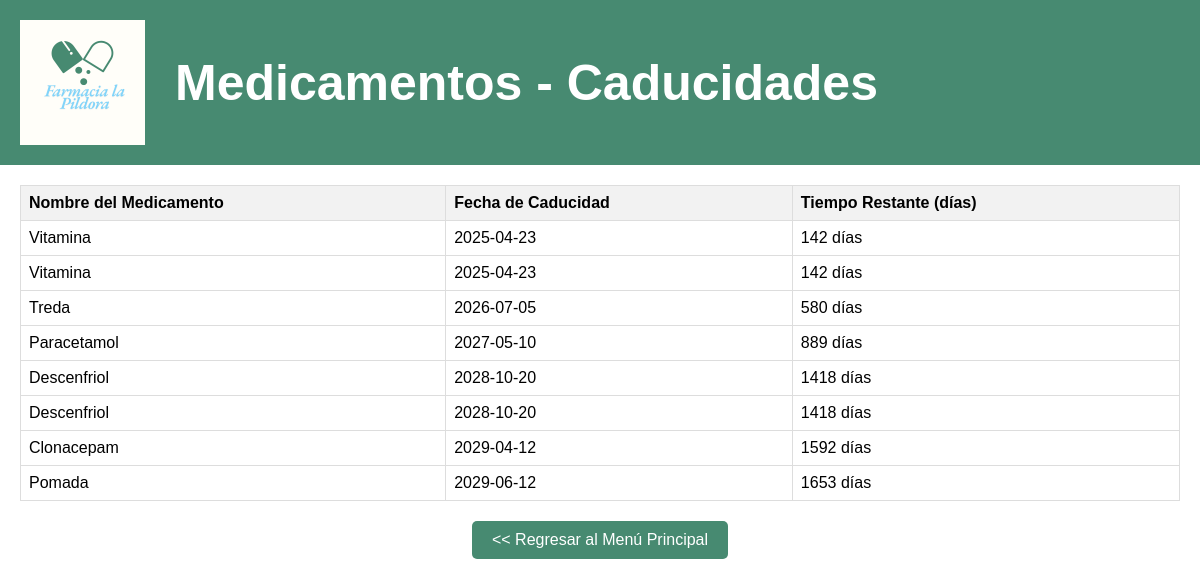
/Caducidades.php, run on the app's committed database.
### tables this page shows
CREATE TABLE `Medicamentos` (
  `idProducto` int NOT NULL,
  `Nombre` varchar(50) DEFAULT NULL,
  `idClasificacion` int DEFAULT NULL,
  `FechaCaducidad` date DEFAULT NULL,
  `Cantidad` int DEFAULT NULL,
  `PrecioCompra` decimal(10,2) DEFAULT NULL,
  `PrecioVenta` decimal(10,2) DEFAULT NULL,
  `idProvedor` int DEFAULT NULL,
  `E_Regresable` int DEFAULT NULL,
  `Descripcion` varchar(700) DEFAULT NULL,
  `Fecha de entrada` date DEFAULT NULL,
  `Lote` int DEFAULT NULL
);

### Caducidades.php (the view, shortened to what this page needs)
<?php
$servername = "localhost";
$username = "root";
$password = "clave";
$dbname = "Farmacia";
$conn = new mysqli($servername, $username, $password, $dbname);
$sql = "
    SELECT
        m.Nombre,
        m.FechaCaducidad,
        DATEDIFF(m.FechaCaducidad, CURDATE()) AS TiempoRestante
    FROM
        Medicamentos m
    WHERE
        m.FechaCaducidad >= CURDATE()
    ORDER BY
        m.FechaCaducidad ASC;
";
$result = $conn->query($sql);
echo "<!DOCTYPE html>
<html lang='es'>
<head>
    <meta charset='UTF-8'>
    <meta name='viewport' content='width=device-width, initial-scale=1.0'>
    <title>Caducidades - Sistema de Farmacia</title>
    <link rel='stylesheet' href='ClasMedicamento.css'>
</head>
<body>
    <header class='header'>
        <div class='header-box'>
            <img src='Logo farmacia.png' alt='Logo de la Farmacia' class='header-logo'>
            <h1>Medicamentos - Caducidades</h1>
        </div>
    </header>
    <main class='main-container'>
        <table class='medicamentos-table'>
            <thead>
                <tr>
                    <th>Nombre del Medicamento</th>
                    <th>Fecha de Caducidad</th>
                    <th>Tiempo Restante (días)</th>
                </tr>
            </thead>
            <tbody>";
if ($result->num_rows > 0) {
    while($row = $result->fetch_assoc()) {
        echo "<tr>
                <td>" . $row['Nombre'] . "</td>
                <td>" . $row['FechaCaducidad'] . "</td>
                <td>" . $row['TiempoRestante'] . " días</td>
              </tr>";
    }
} else {
    echo "<tr><td colspan='3'>No se encontraron productos con fecha de caducidad futura.</td></tr>";
}
echo "  </tbody>
        </table>
        <div class='button-container'>
            <a href='Sistema-farmacia.html' class='back-button'><< Regresar al Menú Principal</a>
        </div>
    </main>
</body>
</html>";
?>

### ClasMedicamento.css (style rules this page uses)
body { font-family: Arial, sans-serif; margin: 0; padding: 0; }
.header { display: flex; justify-content: space-between; align-items: center; background-color: #478a71; color: white; padding: 20px; }
.header-box { display: flex; align-items: center; }
.header-logo { width: 125px; margin-right: 30px; }
.main-container { padding: 20px; }
.medicamentos-table { width: 100%; border-collapse: collapse; margin-bottom: 20px; }
.medicamentos-table th, .medicamentos-table td { border: 1px solid #dddddd; text-align: left; padding: 8px; }
.medicamentos-table th { background-color: #f2f2f2; }
.button-container { text-align: center; }
.back-button { display: inline-block; padding: 10px 20px; background-color: #478a71; color: white; text-decoration: none; border-radius: 5px; }
.header h1 { font-size: 50px; margin: 0; }

### data on the page
medicamentos: Nombre "Vitamina", FechaCaducidad "2025-04-23", TiempoRestante "142"
medicamentos: Nombre "Vitamina", FechaCaducidad "2025-04-23", TiempoRestante "142"
medicamentos: Nombre "Treda", FechaCaducidad "2026-07-05", TiempoRestante "580"
medicamentos: Nombre "Paracetamol", FechaCaducidad "2027-05-10", TiempoRestante "889"
medicamentos: Nombre "Descenfriol", FechaCaducidad "2028-10-20", TiempoRestante "1418"
medicamentos: Nombre "Descenfriol", FechaCaducidad "2028-10-20", TiempoRestante "1418"
medicamentos: Nombre "Clonacepam", FechaCaducidad "2029-04-12", TiempoRestante "1592"
medicamentos: Nombre "Pomada", FechaCaducidad "2029-06-12", TiempoRestante "1653"
